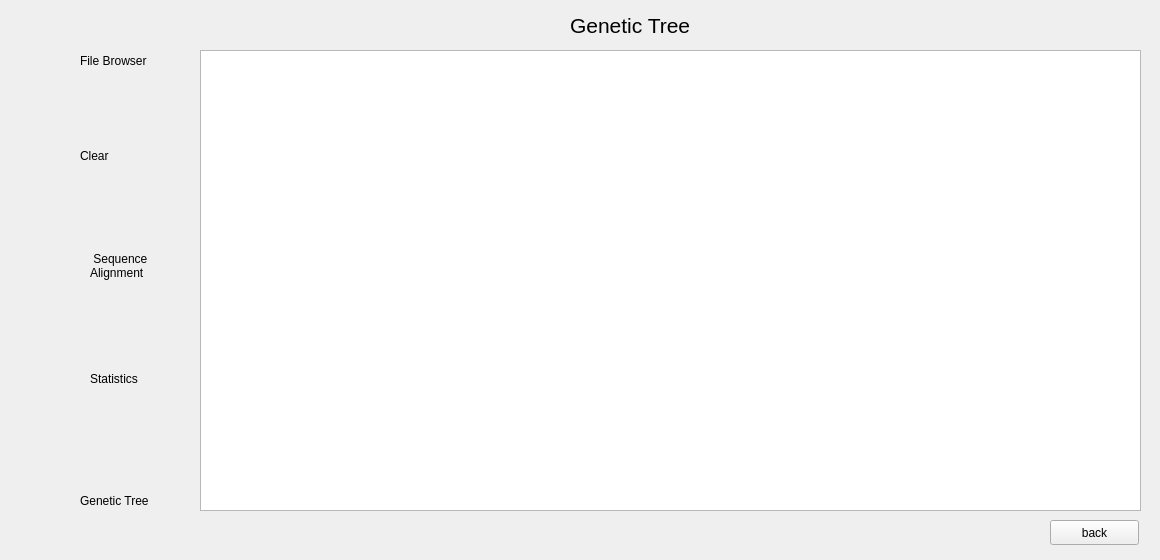
    <widget class="QWidget" name="page_3">
     <widget class="QFrame" name="frame_5">
      <property name="geometry">
       <rect>
        <x>10</x>
        <y>0</y>
        <width>171</width>
        <height>551</height>
       </rect>
      </property>
      <property name="baseSize">
       <size>
        <width>0</width>
        <height>0</height>
       </size>
      </property>
      <property name="frameShape">
       <enum>QFrame::NoFrame</enum>
      </property>
      <property name="frameShadow">
       <enum>QFrame::Raised</enum>
      </property>
      <widget class="QPushButton" name="pushButton_17">
       <property name="geometry">
        <rect>
         <x>10</x>
         <y>230</y>
         <width>61</width>
         <height>71</height>
        </rect>
       </property>
       <property name="text">
        <string/>
       </property>
       <property name="icon">
        <iconset>
         <normaloff>../../../Desktop/newdesign/icons/archive (2)/seq.svg</normaloff>../../../Desktop/newdesign/icons/archive (2)/seq.svg</iconset>
       </property>
       <property name="iconSize">
        <size>
         <width>60</width>
         <height>70</height>
        </size>
       </property>
       <property name="flat">
        <bool>true</bool>
       </property>
      </widget>
      <widget class="QPushButton" name="pushButton_18">
       <property name="geometry">
        <rect>
         <x>0</x>
         <y>340</y>
         <width>71</width>
         <height>71</height>
        </rect>
       </property>
       <property name="text">
        <string/>
       </property>
       <property name="icon">
        <iconset>
         <normaloff>../../../Desktop/newdesign/icons/archive (2)/analytics.svg</normaloff>../../../Desktop/newdesign/icons/archive (2)/analytics.svg</iconset>
       </property>
       <property name="iconSize">
        <size>
         <width>50</width>
         <height>50</height>
        </size>
       </property>
       <property name="flat">
        <bool>true</bool>
       </property>
      </widget>
      <widget class="QLabel" name="label_12">
       <property name="geometry">
        <rect>
         <x>70</x>
         <y>40</y>
         <width>101</width>
         <height>41</height>
        </rect>
       </property>
       <property name="text">
        <string>File Browser</string>
       </property>
      </widget>
      <widget class="QLabel" name="label_13">
       <property name="geometry">
        <rect>
         <x>80</x>
         <y>240</y>
         <width>81</width>
         <height>51</height>
        </rect>
       </property>
       <property name="text">
        <string> Sequence 
Alignment</string>
       </property>
      </widget>
      <widget class="QPushButton" name="pushButton_10">
       <property name="geometry">
        <rect>
         <x>0</x>
         <y>20</y>
         <width>71</width>
         <height>81</height>
        </rect>
       </property>
       <property name="font">
        <font>
         <kerning>true</kerning>
        </font>
       </property>
       <property name="text">
        <string/>
       </property>
       <property name="icon">
        <iconset>
         <normaloff>../../../Desktop/newdesign/icons/archive (2)/Browse.svg</normaloff>../../../Desktop/newdesign/icons/archive (2)/Browse.svg</iconset>
       </property>
       <property name="iconSize">
        <size>
         <width>60</width>
         <height>90</height>
        </size>
       </property>
       <property name="checkable">
        <bool>false</bool>
       </property>
       <property name="flat">
        <bool>true</bool>
       </property>
      </widget>
      <widget class="QPushButton" name="pushButton_19">
       <property name="geometry">
        <rect>
         <x>0</x>
         <y>120</y>
         <width>61</width>
         <height>81</height>
        </rect>
       </property>
       <property name="font">
        <font>
         <kerning>true</kerning>
        </font>
       </property>
       <property name="text">
        <string/>
       </property>
       <property name="icon">
        <iconset>
         <normaloff>../../../Desktop/newdesign/icons/archive (2)/erase.svg</normaloff>../../../Desktop/newdesign/icons/archive (2)/erase.svg</iconset>
       </property>
       <property name="iconSize">
        <size>
         <width>60</width>
         <height>90</height>
        </size>
       </property>
       <property name="checkable">
        <bool>false</bool>
       </property>
       <property name="flat">
        <bool>true</bool>
       </property>
      </widget>
      <widget class="QLabel" name="label_14">
       <property name="geometry">
        <rect>
         <x>70</x>
         <y>140</y>
         <width>101</width>
         <height>31</height>
        </rect>
       </property>
       <property name="text">
        <string>Clear</string>
       </property>
      </widget>
      <widget class="QLabel" name="label_15">
       <property name="geometry">
        <rect>
         <x>80</x>
         <y>370</y>
         <width>67</width>
         <height>17</height>
        </rect>
       </property>
       <property name="text">
        <string>Statistics</string>
       </property>
      </widget>
      <widget class="QPushButton" name="pushButton_20">
       <property name="geometry">
        <rect>
         <x>-10</x>
         <y>450</y>
         <width>91</width>
         <height>91</height>
        </rect>
       </property>
       <property name="text">
        <string/>
       </property>
       <property name="icon">
        <iconset>
         <normaloff>../../../Desktop/newdesign/icons/archive (2)/draw climatic.svg</normaloff>../../../Desktop/newdesign/icons/archive (2)/draw climatic.svg</iconset>
       </property>
       <property name="iconSize">
        <size>
         <width>100</width>
         <height>100</height>
        </size>
       </property>
       <property name="flat">
        <bool>true</bool>
       </property>
      </widget>
      <widget class="QLabel" name="label_16">
       <property name="geometry">
        <rect>
         <x>70</x>
         <y>460</y>
         <width>91</width>
         <height>81</height>
        </rect>
       </property>
       <property name="text">
        <string>Genetic Tree</string>
       </property>
      </widget>
     </widget>
     <widget class="QFrame" name="frame_6">
      <property name="geometry">
       <rect>
        <x>180</x>
        <y>0</y>
        <width>971</width>
        <height>551</height>
       </rect>
      </property>
      <property name="frameShape">
       <enum>QFrame::NoFrame</enum>
      </property>
      <property name="frameShadow">
       <enum>QFrame::Raised</enum>
      </property>
      <widget class="QLabel" name="label_17">
       <property name="geometry">
        <rect>
         <x>390</x>
         <y>10</y>
         <width>131</width>
         <height>31</height>
        </rect>
       </property>
       <property name="font">
        <font>
         <pointsize>16</pointsize>
        </font>
       </property>
       <property name="text">
        <string>Genetic Tree</string>
       </property>
      </widget>
      <widget class="QTextBrowser" name="textBrowser_2">
       <property name="geometry">
        <rect>
         <x>20</x>
         <y>50</y>
         <width>941</width>
         <height>461</height>
        </rect>
       </property>
      </widget>
      <widget class="QPushButton" name="back_2">
       <property name="geometry">
        <rect>
         <x>870</x>
         <y>520</y>
         <width>89</width>
         <height>25</height>
        </rect>
       </property>
       <property name="text">
        <string>back</string>
       </property>
      </widget>
     </widget>
    </widget>
